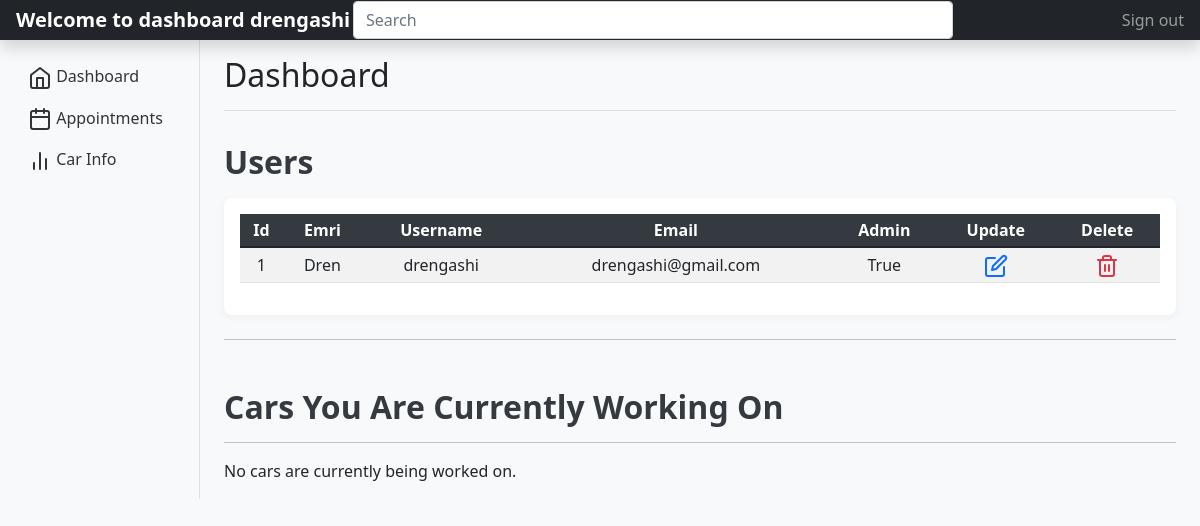
The page /dashboard.php (signed in) on the database as committed earlier.
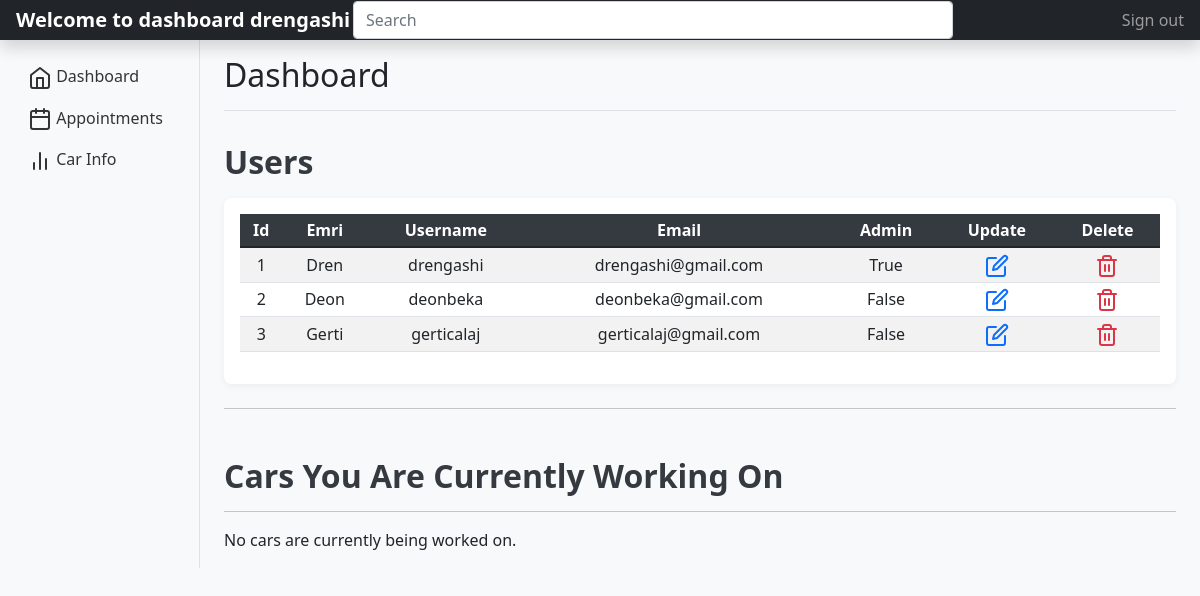
The same page on the database as committed later.
### tables this page shows
CREATE TABLE `users` (
  `id` int(11) NOT NULL,
  `name` varchar(255) DEFAULT NULL,
  `username` varchar(255) DEFAULT NULL,
  `email` varchar(255) DEFAULT NULL,
  `password` varchar(255) DEFAULT NULL,
  `confirm_password` varchar(255) DEFAULT NULL,
  `is_admin` varchar(255) DEFAULT NULL
);

### dashboard.php (the view, shortened to what this page needs)
<?php
    include_once('database/config.php');
    $sql = "SELECT * FROM users";
    $selectUsers = $conn->prepare($sql);
    $selectUsers->execute();
    $users_data = $selectUsers->fetchAll();
    $carWorkingOn = "SELECT appointments.id, appointments.make, appointments.model, appointments.year, appointments.date, appointments.time, appointments.is_approved, appointments.working_on, appointments.image
        FROM appointments
        INNER JOIN users ON users.id = appointments.user_id
        WHERE appointments.working_on = 'true'";
    $getCarWorkingOn = $conn->prepare($carWorkingOn);
    $getCarWorkingOn->execute();
    $carWorkingOnData = $getCarWorkingOn->fetchAll();
 ?>
 <!DOCTYPE html>
 <html>
 <head>
 	<link href="https://cdn.jsdelivr.net/npm/bootstrap@5.1.3/dist/css/bootstrap.min.css" rel="stylesheet">
 </head>
 <body>
 <header class="navbar navbar-dark sticky-top bg-dark flex-md-nowrap p-0 shadow">
  <a class="navbar-brand col-md-3 col-lg-2 me-0 px-3" href="#"><?php echo "Welcome to dashboard ".$_SESSION['username']; ?></a>
  <input class="form-control form-control-dark w-50" type="text" placeholder="Search" aria-label="Search">
  <div class="navbar-nav">
    <div class="nav-item text-nowrap">
      <a class="nav-link px-3" href="logout.php">Sign out</a>
    </div>
  </div>
</header>
<div class="container-fluid">
  <div class="row">
    <nav id="sidebarMenu" class="col-md-3 col-lg-2 d-md-block bg-light sidebar collapse">
      <div class="position-sticky pt-3">
        <ul class="nav flex-column">
           <?php if ($_SESSION['is_admin'] == 'true') { ?>
                        <li class="nav-item"><a class="nav-link active" href="dashboard.php"><span data-feather="home"></span> Dashboard</a></li>
                        <li class="nav-item"><a class="nav-link" href="appointments.php"><i data-feather="calendar"></i> Appointments</a></li>
                        <li class="nav-item"><a class="nav-link active" href="workOnCar.php"><i data-feather="bar-chart-2"></i> Car Info</a></li>
                    <?php } else { ?>
                        <li class="nav-item"><a class="nav-link" href="appointments.php"><i data-feather="calendar"></i> Appointments</a></li>
                        <li class="nav-item"><a class="nav-link" href="makeAppointment.php"><i data-feather="plus-circle"></i> Make Appointment</a></li>
                    <?php } ?>
      </div>
    </nav>
    <main class="col-md-9 ms-sm-auto col-lg-10 px-md-4">
      <div class="d-flex justify-content-between flex-wrap flex-md-nowrap align-items-center pt-3 pb-2 mb-3 border-bottom">
        <h1 class="h2">Dashboard</h1>
      </div>
    <?php if ($_SESSION['is_admin'] == 'true') { ?>
      <h2>Users</h2>
      <div class="table-responsive">
        <table class="table table-striped table-sm">
          <thead>
            <tr>
              <th scope="col">Id</th>
              <th scope="col">Emri</th>
              <th scope="col">Username</th>
              <th scope="col">Email</th>
              <th scope="col">Admin</th>
              <th scope="col">Update</th>
              <th scope="col">Delete</th>
            </tr>
          </thead>
          <tbody>
            <?php foreach ($users_data as $user_data) { ?>
               <tr>
                <td><?php echo $user_data['id']; ?></td>
                <td><?php echo $user_data['name']; ?></td>
                <td><?php echo $user_data['username']; ?></td>
                <td><?php echo $user_data['email']; ?></td>
                <td class="admin"><?php echo $user_data['is_admin']; ?></td>
                <td><a href="editUsers.php?id=<?= $user_data['id'];?>" class="text-primary"><i data-feather="edit"></i></a></td>
                <td><a href="deleteUsers.php?id=<?= $user_data['id'];?>" class="text-danger"><i data-feather="trash-2"></i></a></td>
              </tr>
           <?php  } ?>
          </tbody>
        </table>
      </div>
      <hr class="my-4">
      <h2 class="car">Cars You Are Currently Working On</h2>
      <hr>
      <?php if (count($carWorkingOnData) > 0): ?>
      <div class="row">
        <?php foreach ($carWorkingOnData as $car): ?>
          <div class="col-md-6">
            <div class="card mb-4 shadow-sm">
              <?php if (!empty($car['image'])): ?>
                <img src="images/<?php echo htmlspecialchars($car['image']); ?>" class="card-img-top" alt="Car Image" style="max-height: 300px; object-fit: cover;">
              <?php else: ?>
                <img src="images/default-car.jpg" class="card-img-top" alt="Default Car" style="max-height: 300px; object-fit: cover;">
              <?php endif; ?>
              <div class="card-body">
                <h5 class="card-title"><?php echo htmlspecialchars($car['make'] . ' ' . $car['model']); ?></h5>
                <p class="card-text">
                  <strong>Year:</strong> <?php echo htmlspecialchars($car['year']); ?><br>
                  <strong>Date:</strong> <?php echo htmlspecialchars($car['date']); ?><br>
                  <strong>Time:</strong> <?php echo htmlspecialchars($car['time']); ?><br>
                  <strong>Approved:</strong> <?php echo ($car['is_approved'] === 'true') ? 'Yes' : 'No'; ?><br>
                  <strong>Working on:</strong> <?php echo ($car['working_on'] === 'true') ? 'Yes' : 'No'; ?>
                </p>
              </div>
            </div>
          </div>
        <?php endforeach; ?>
      </div>
<?php else: ?>
  <p>No cars are currently being worked on.</p>
<?php endif; ?>
     <?php  } else {
    } ?>
    </main>
  </div>
</div>
  </body>
</html>
 </body>
 </html>

### dashboard.php (style rules this page uses)
body { background-color: #f8f9fa; font-family: 'Segoe UI', Tahoma, Geneva, Verdana, sans-serif; }
.admin::first-letter { text-transform: uppercase; }
.navbar-brand { font-weight: bold; }
.nav-link { color: #333; transition: all 0.3s; }
.table th { background-color: #343a40; color: white; text-align: center; }
.table td, .table th { vertical-align: middle; text-align: center; }
.sidebar { background-color: #f1f3f5; border-right: 1px solid #dee2e6; }
h2 { margin-top: 2rem; margin-bottom: 1rem; font-weight: 600; color: #343a40; }
.car { margin-top: 3rem; }
.table-responsive { box-shadow: 0 2px 8px rgba(0,0,0,0.05); background-color: white; border-radius: 8px; padding: 1rem; }

Rows that differ between the two databases and show on the page:
added users: id "2", name "Deon", username "deonbeka", email "deonbeka@gmail.com", is_admin "false"
added users: id "3", name "Gerti", username "gerticalaj", email "gerticalaj@gmail.com", is_admin "false"
